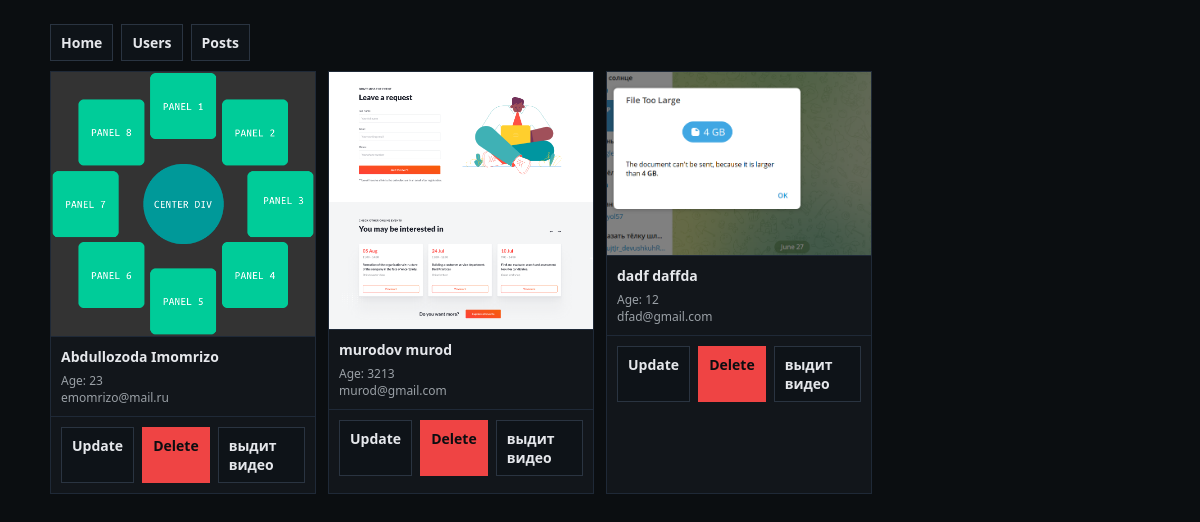
/listuser/, run on the app's committed database.
### myapp/models.py (models this page shows, shortened)
class User(models.Model):
    first_name = models.CharField(max_length=50)
    last_name = models.CharField(max_length=50)
    email = models.CharField(max_length=50)
    age=models.IntegerField()
    image = models.ImageField(upload_to='images')

### myapp/views.py (the view)
# urls.py: path('listuser/',user_list,name='list-user'),
def user_list(request):
    users = User.objects.all()
    return render (request,'postuser.html',{'users': users})

### myapp/templates/postuser.html (shortened to what this page needs)
<!DOCTYPE html>
<html lang="en">
<head>
</head>
<body>
  <div class="wrap">
    <div class="top">
      <a class="btn" href="{% url 'home' %}">Home</a>
      <a class="btn" href="{% url 'list-user' %}">Users</a>
      <a class="btn" href="{% url 'list-post' %}">Posts</a>
    </div>
    <div class="list">
      {% for user in users %}
      <div class="card">
        {% if user.image %}
        <div class="img"><img src="{{ user.image.url }}" alt="{{ user.first_name }}"></div>
        {% endif %}
        <div class="body">
          <div class="title">{{ user.first_name }} {{ user.last_name }}</div>
          <div class="meta">Age: {{ user.age }}</div>
          <div class="meta">{{ user.email }}</div>
        </div>
        <div class="actions">
          <a href="{% url 'update-user' user.id %}" class="btn">Update</a>
          <a href="{% url 'delete-user' user.id %}" class="btn danger">Delete</a>
          <a href="{% url 'usergetbyid' user.id %}" class="btn">выдит видео</a>
        </div>
      </div>
      {% empty %}
      <div class="card" style="padding:14px">No users found.</div>
      {% endfor %}
    </div>
  </div>
</body>
</html>

### myapp/templates/postuser.html (style rules this page uses)
* { box-sizing:border-box }
body { margin:0;background:#0b0e11;color:#e5e7eb;font-family:system-ui,-apple-system,Segoe UI,Roboto,Ubuntu,Cantarell,Noto Sans,Arial }
.wrap { width:94%;max-width:1100px;margin:24px auto }
.top { display:flex;gap:8px;flex-wrap:wrap;margin-bottom:10px }
.btn { appearance:none;border:1px solid #2a3441;background:#0e1318;color:#e5e7eb;padding:8px 10px;border-radius:0;text-decoration:none;font-weight:600;cursor:pointer;font-size:14px }
.btn.danger { background:#ef4444;border-color:#ef4444;color:#0b0e11 }
.list { display:grid;grid-template-columns:repeat(auto-fill,minmax(240px,1fr));gap:12px }
.card { background:#12161b;border:1px solid #1f2937;border-radius:0;overflow:hidden;display:flex;flex-direction:column }
.img { background:#0e1318;display:flex;justify-content:center;align-items:center }
.img img { width:100%;display:block;border-bottom:1px solid #1f2937 }
.body { padding:10px }
.title { font-weight:700;margin:0 0 6px;font-size:14px }
.meta { color:#9aa0a6;font-size:12px }
.actions { padding:10px;display:flex;justify-content:flex-end;gap:8px;border-top:1px solid #1f2937 }

### data on the page
User: image (picture), first_name "Abdullozoda", last_name "Imomrizo", age "23", email "emomrizo@mail.ru"
User: image (picture), first_name "murodov", last_name "murod", age "3213", email "murod@gmail.com"
User: image (picture), first_name "dadf", last_name "daffda", age "12", email "dfad@gmail.com"
